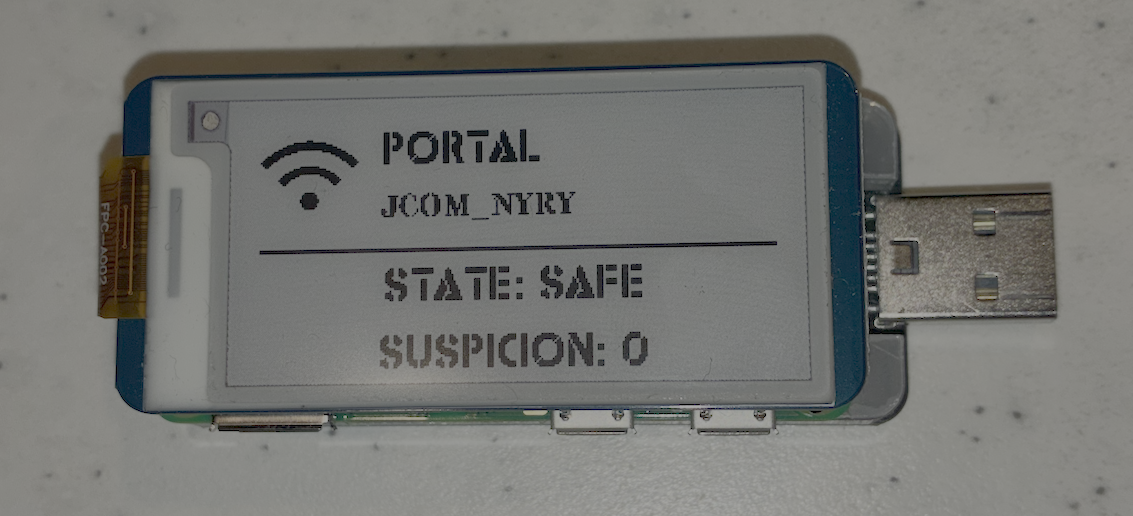
#> input picture images/Azazel-Gadget_Portable.png, 1133 x 516 px
$ python -i azazel_epd.py   (imports and definitions only)
#> lines starting #> are read from the running program, lines starting #| are printed output that depends on the picture; after the words box and inside, x2 and y2 are one past the last pixel; in counts of white or black regions, pixels touching at a corner belong together
#> further down, picture is the input picture: PIL image 1133x516 RGBA; mean R, G, B, A 117.4, 118.1, 114.9, 255
#!/usr/bin/env python3
# -*- coding: utf-8 -*-
"""
Azazel EPD Controller for Waveshare 2.13inch e-Paper HAT (B) V4
3-color display (Black/White/Red) - 250x122 pixels

Dependencies:
  - Python 3.7+
  - Pillow (PIL)
  - waveshare_epd (for hardware control)

Usage:
  # NORMAL state
  python3 py/azazel_epd.py --state normal --ssid "AzazelNet" --signal -44 --risk-status "SAFE" --risk-level "LOW"

  # WARNING state
  python3 py/azazel_epd.py --state warning --msg "CHECK WEB"

  # DANGER state
  python3 py/azazel_epd.py --state danger --msg "REMOVE DEVICE"

  # STALE state
  python3 py/azazel_epd.py --state stale --msg "NO UPDATE"

  # Dry-run mode (preview only)
  python3 py/azazel_epd.py --state danger --msg "TEST" --dry-run

Icon files in icons/epd/:
  - wifi_3.png / wifi_2.png / wifi_1.png (signal strength)
  - wifi_notconnected.png (not connected)
  - warning.png (for WARNING state)
  - danger.png (for DANGER state)
"""

import argparse
import json
import os
import sys
from pathlib import Path
from typing import Tuple, Optional
from datetime import datetime, timezone

try:
    from PIL import Image, ImageDraw, ImageFont
except ImportError:
    print("ERROR: Pillow is required. Install with: pip3 install pillow")
    sys.exit(1)

# Waveshare EPD library paths
WS_ROOT = "/opt/waveshare-epd/RaspberryPi_JetsonNano/python"
WS_LIB = "/opt/waveshare-epd/RaspberryPi_JetsonNano/python/lib"

# Display specifications
EPD_WIDTH = 250
EPD_HEIGHT = 122
LAST_RENDER_PATH = Path("/run/azazel/epd_last_render.json")

# Icon file names (user-replaceable in icons/epd/)
ICON_WIFI_STRONG = "wifi_3.png"      # Signal >= -60 dBm (very good)
ICON_WIFI_MEDIUM = "wifi_2.png"      # Signal >= -70 dBm (good)
ICON_WIFI_WEAK = "wifi_1.png"        # Signal >= -80 dBm (weak)
ICON_WIFI_DISCONNECTED = "wifi_notconnected.png"  # No connection
ICON_WARNING = "warning.png"
ICON_DANGER = "danger.png"


# [220 lines left out: functions check_icon_files, load_font, fit_text_single_line, truncate_to_width, fit_text_two_lines, suricata_alert_lines and 1 more, not called in this run]


def should_force_two_line_alert(msg: str) -> bool:
    """Force 2-line layout for known labels that clip on one line."""
    return suricata_alert_lines(msg) is not None


# [24 lines left out: function load_icon_with_transparency, not called in this run]


def convert_to_1bit(img: Image.Image, invert: bool = False) -> Image.Image:
    """
    Convert image to 1-bit mode.
    In 1-bit mode: 0=black pixel, 255=white pixel
    For icons: dark parts of icon should be black (0), light/transparent should be white (255)
    """
#> called with invert = False
    # Convert RGBA to grayscale, considering both color and alpha
    if img.mode == 'RGBA':
        # Create white background
        bg = Image.new('RGB', img.size, (255, 255, 255))
#> bg: PIL image 1133x516 RGB; every value is 255
        # Composite RGBA over white background
        bg.paste(img, mask=img.split()[3])  # Use alpha as mask
        gray = bg.convert('L')
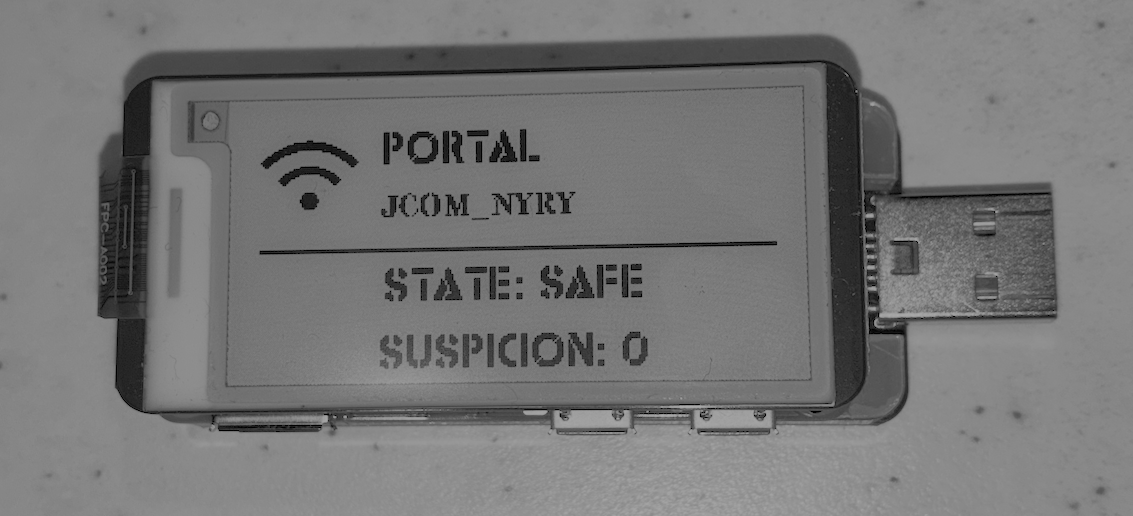
#> gray: PIL image 1133x516 L; min 0, max 172, mean 117.6
    else:
        gray = img.convert('L')

    # Threshold to 1-bit: dark becomes 0 (black), light becomes 255 (white)
    if invert:
        # Invert: dark becomes 255 (white), light becomes 0 (black)
        return gray.point(lambda p: 255 if p < 128 else 0, mode='1')
    else:
        # Normal: dark becomes 0 (black), light becomes 255 (white)
        return gray.point(lambda p: 0 if p < 128 else 255, mode='1')
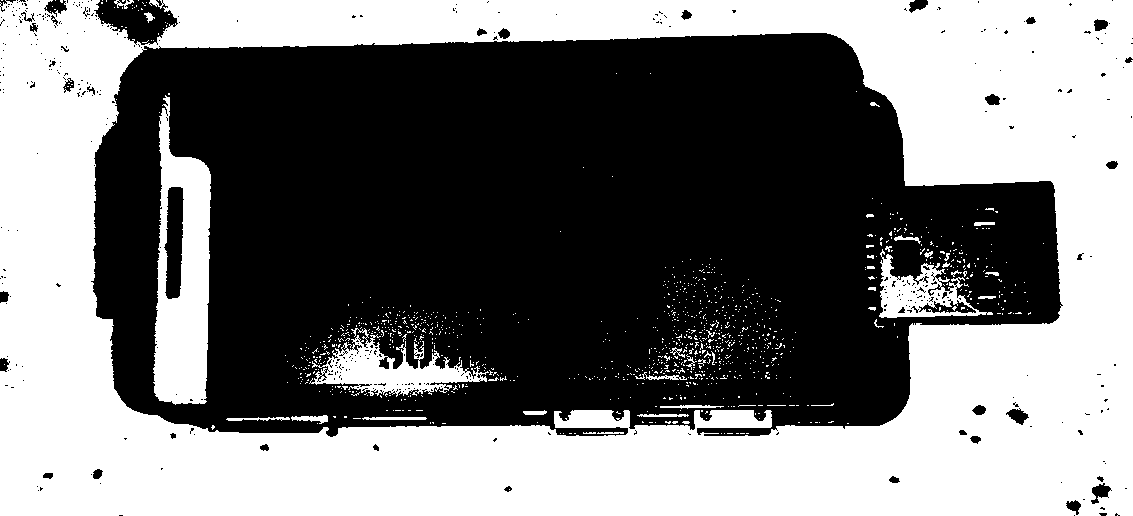
#> returned value: PIL image 1133x516 1; 47.5% white; 1052 white regions (1014 under 20 px), largest, box (x1, y1, x2, y2) and area: (0, 0, 1133, 516) 254323, (153, 95, 211, 405) 11259, (309, 328, 489, 397) 4674


# [533 lines left out: functions normalize_signal_dbm, render_normal, render_warning, render_danger, render_stale, save_preview and 3 more, not called in this run]


# [2 lines not run here, left out]

>>> from PIL import Image
>>> picture = Image.open('../images/Azazel-Gadget_Portable.png')
>>> result = convert_to_1bit(picture)
